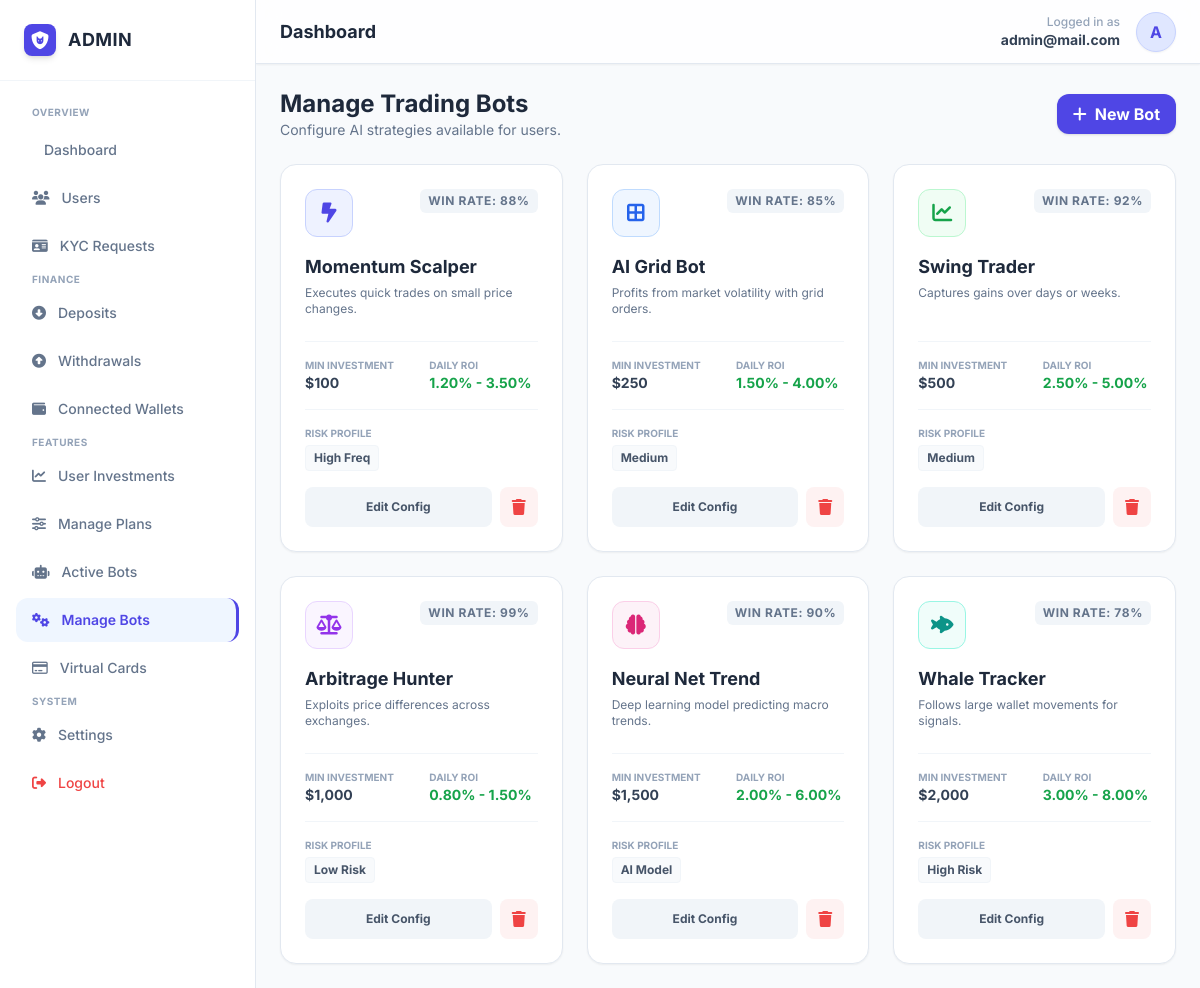
Page /admin/bot_settings.php (signed in) on the committed database.
### tables this page shows
CREATE TABLE `trading_bots` (
  `id` int(11) NOT NULL,
  `name` varchar(50) NOT NULL,
  `description` text NOT NULL,
  `roi_min` decimal(5,2) NOT NULL,
  `roi_max` decimal(5,2) NOT NULL,
  `win_rate` int(11) NOT NULL,
  `min_investment` decimal(15,2) NOT NULL DEFAULT 100.00,
  `icon` varchar(50) NOT NULL,
  `color` varchar(20) NOT NULL DEFAULT 'indigo',
  `risk_level` varchar(20) NOT NULL DEFAULT 'Medium'
);

### admin/bot_settings.php (the view, shortened to what this page needs)
<?php
include 'header.php';
$result = mysqli_query($link, "SELECT * FROM trading_bots ORDER BY min_investment ASC");
?>
<div class="flex-1 overflow-y-auto p-6 space-y-6">
    <div class="flex justify-between items-center mb-6">
        <div>
            <h1 class="text-2xl font-bold text-slate-800">Manage Trading Bots</h1>
            <p class="text-sm text-slate-500">Configure AI strategies available for users.</p>
        </div>
        <button onclick="openAddModal()" class="bg-indigo-600 hover:bg-indigo-700 text-white font-bold py-2 px-4 rounded-xl shadow transition-all flex items-center gap-2">
            <i class="fa-solid fa-plus"></i> New Bot
        </button>
    </div>
    <div class="grid grid-cols-1 md:grid-cols-2 lg:grid-cols-3 gap-6">
        <?php if(mysqli_num_rows($result) > 0): ?>
            <?php while($row = mysqli_fetch_assoc($result)):
                $bg_color = "bg-".$row['color']."-50";
                $text_color = "text-".$row['color']."-600";
                $border_color = "border-".$row['color']."-200";
                $bot_json = htmlspecialchars(json_encode($row), ENT_QUOTES, 'UTF-8');
            ?>
            <div class="glass-panel p-6 rounded-2xl bg-white shadow-sm border border-slate-200 relative group hover:shadow-md transition-all">
                <div class="flex justify-between items-start mb-4">
                    <div class="w-12 h-12 rounded-xl <?php echo $bg_color; ?> flex items-center justify-center <?php echo $text_color; ?> border <?php echo $border_color; ?>">
                        <i class="fa-solid <?php echo $row['icon']; ?> text-xl"></i>
                    </div>
                    <span class="px-2 py-1 rounded-md bg-slate-100 text-slate-500 text-xs font-bold uppercase tracking-wider">
                        Win Rate: <?php echo $row['win_rate']; ?>%
                    </span>
                </div>
                <h3 class="text-lg font-bold text-slate-800 mb-1"><?php echo $row['name']; ?></h3>
                <p class="text-xs text-slate-500 min-h-[40px]"><?php echo $row['description']; ?></p>
                <div class="grid grid-cols-2 gap-4 my-4 py-4 border-t border-b border-slate-100">
                    <div>
                        <p class="text-[10px] text-slate-400 uppercase font-bold">Min Investment</p>
                        <p class="text-sm font-bold text-slate-700">$<?php echo number_format($row['min_investment']); ?></p>
                    </div>
                    <div>
                        <p class="text-[10px] text-slate-400 uppercase font-bold">Daily ROI</p>
                        <p class="text-sm font-bold text-green-600"><?php echo $row['roi_min']; ?>% - <?php echo $row['roi_max']; ?>%</p>
                    </div>
                </div>
                <div class="mb-4">
                    <p class="text-[10px] text-slate-400 uppercase font-bold mb-1">Risk Profile</p>
                    <span class="text-xs font-bold text-slate-600 bg-slate-50 px-2 py-1 rounded border border-slate-100 block w-fit">
                        <?php echo $row['risk_level']; ?>
                    </span>
                </div>
                <div class="flex gap-2">
                    <button onclick="openEditModal('<?php echo $bot_json; ?>')" class="flex-1 py-2 rounded-lg bg-slate-100 hover:bg-slate-200 text-slate-600 text-xs font-bold transition-all">
                        Edit Config
                    </button>
                    <form method="POST" onsubmit="return confirm('Delete this bot package?');">
                        <button type="submit" name="delete_bot" class="px-3 py-2 rounded-lg bg-red-50 hover:bg-red-100 text-red-500 transition-all">
                            <i class="fa-solid fa-trash"></i>
                        </button>
                    </form>
                </div>
            </div>
            <?php endwhile; ?>
        <?php else: ?>
            <div class="col-span-3 text-center py-12 text-slate-400 italic">No trading bots configured. Add one to get started.</div>
        <?php endif; ?>
    </div>
</div>
<?php include 'footer.php'; ?>

### admin/header.php (style rules this page uses)
body { font-family: 'Inter', sans-serif; background-color: #f8fafc; color: #0f172a; }
.glass-panel { background: rgba(255, 255, 255, 0.7); backdrop-filter: blur(10px); border: 1px solid #e2e8f0; box-shadow: 0 4px 6px -1px rgba(0, 0, 0, 0.05); }

### rows in the picture
trading_bots: win_rate "88", name "Momentum Scalper", description "Executes quick trades on small price changes.", min_investment "100", roi_min "1.20", roi_max "3.50", risk_level "High Freq"
trading_bots: win_rate "85", name "AI Grid Bot", description "Profits from market volatility with grid orders.", min_investment "250", roi_min "1.50", roi_max "4.00", risk_level "Medium"
trading_bots: win_rate "92", name "Swing Trader", description "Captures gains over days or weeks.", min_investment "500", roi_min "2.50", roi_max "5.00", risk_level "Medium"
trading_bots: win_rate "99", name "Arbitrage Hunter", description "Exploits price differences across exchanges.", min_investment "1,000", roi_min "0.80", roi_max "1.50", risk_level "Low Risk"
trading_bots: win_rate "90", name "Neural Net Trend", description "Deep learning model predicting macro trends.", min_investment "1,500", roi_min "2.00", roi_max "6.00", risk_level "AI Model"
trading_bots: win_rate "78", name "Whale Tracker", description "Follows large wallet movements for signals.", min_investment "2,000", roi_min "3.00", roi_max "8.00", risk_level "High Risk"

### other values in the picture
$admin_email "admin@mail.com"
